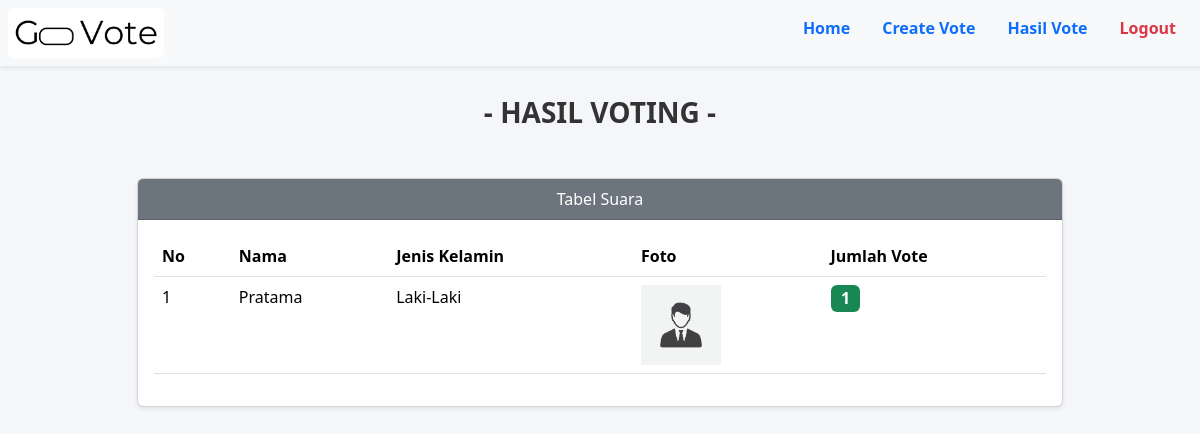
Screenshot of /hasilVote.php with the database file from the repository.
### tables this page shows
CREATE TABLE `tb_polling` (
  `id_polling` int NOT NULL,
  `judul_polling` varchar(50) NOT NULL,
  `nama` varchar(50) NOT NULL,
  `Jkel` varchar(20) NOT NULL,
  `foto_calon` varchar(100) NOT NULL,
  `jumlah_suara` int NOT NULL DEFAULT '0'
);

### hasilVote.php (the view, shortened to what this page needs)
<?php
include "database/conn.php";
$query = mysqli_query($conn, "
    SELECT
        tb_polling.id_polling,
        tb_polling.nama,
        tb_polling.Jkel,
        tb_polling.foto_calon,
        COUNT(tb_vote.id_vote) AS jumlah_vote
    FROM tb_polling
    LEFT JOIN tb_vote
        ON tb_polling.id_polling = tb_vote.id_polling
    GROUP BY tb_polling.id_polling
");
?>
<!DOCTYPE html>
<html lang="en">
<head>
    <link href="https://cdn.jsdelivr.net/npm/bootstrap@5.3.8/dist/css/bootstrap.min.css" rel="stylesheet"
>
    <link rel="stylesheet" href="CSS/hasilVote.css">
</head>
<body>
    <ul class="nav justify-content-end bg-light fw-semibold p-2 shadow-sm">
        <li class="nav-item me-auto">
            <img src="gambar/Go Vote! (1).png" alt="logo" widht="50" height="50" class="rounded">
        </li>
        <li class="nav-item">
            <a class="nav-link active" aria-current="page" href="adminHome.php">Home</a>
        </li>
        <li class="nav-item">
            <a class="nav-link active" aria-current="page" href="buatPolling.php">Create Vote</a>
        </li>
        <li class="nav-item">
            <a class="nav-link active" aria-current="page" href="hasilVote.php">Hasil Vote</a>
        </li>
        <li class="nav-item">
            <a class="nav-link text-danger" href="login.php">Logout</a>
        </li>
    </ul>
    <h1>- HASIL VOTING -</h1>
    <div class="container mt-5">
        <div class="row justify-content-center">
            <div class="col-md-10">
                <div class="card shadow-sm mx-auto">
                    <div class="card-header text-white bg-secondary text-center">
                        Tabel Suara
                    </div>
                    <div class="card-body">
                        <div class="table-responsive">
                            <table class="table">
                                <thead>
                                    <tr>
                                        <th scope="col">No</th>
                                        <th scope="col">Nama</th>
                                        <th scope="col">Jenis Kelamin</th>
                                        <th scope="col">Foto</th>
                                        <th scope="col">Jumlah Vote</th>
                                    </tr>
                                </thead>
                                <tbody>
                                    <?php
                                    $no = 1;
                                    while ($data = mysqli_fetch_assoc($query)) {
                                    ?>
                                        <tr>
                                            <td><?= $no++; ?></td>
                                            <td><?= $data['nama']; ?></td>
                                            <td><?= $data['Jkel']; ?></td>
                                            <td>
                                                <img src="gambar/<?= $data['foto_calon']; ?>" width="80">
                                            </td>
                                            <td>
                                                <span class="badge bg-success fs-6">
                                                    <?= $data['jumlah_vote']; ?>
                                                </span>
                                            </td>
                                        </tr>
                                    <?php } ?>
                                </tbody>
                            </table>
                        </div>
                    </div>
                </div>
            </div>
        </div>
    </div>
</body>
</html>

### CSS/hasilVote.css (style rules this page uses)
body { background: #f4f6f9; font-family: "Segoe UI", Tahoma, Geneva, Verdana, sans-serif; color: #333; }
h1 { text-align: center; font-weight: 700; margin-top: 30px; font-size: 28px; }

### rows the page displays
tb_polling: nama "Pratama", Jkel "Laki-Laki", foto_calon (placeholder picture), jumlah_vote "1"
